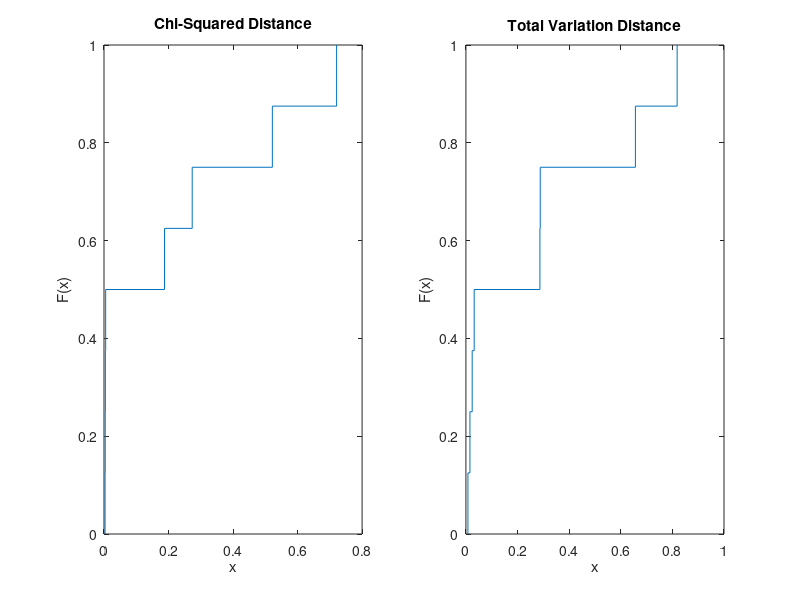

Write MATLAB code to recreate this figure.
clear; clc; close all;
load('data_ready_for_NIASC.mat');


num_states = length(unique_states);
num_actions = length(unique_actions);
num_categories = length(unique_categories);

%%%%%%%%%%%%% GENERATE MAX-ENT IRL REWARDS %%%%%%%%%%%
tolerance = 1e-6;
neg_utility = -3;
% if prob < tolerance, u(x,a) = neg utility,
% else, u(x,a) = ln(p(x|a)/min_elem),
% where min_elem is the smallest posterior probability
% p(x|a) that is greater than tolerance.
reward_maxent = zeros(num_categories,num_states*num_actions);

for categ_iter = 1:num_categories
    post_prob = post_prob_80(categ_iter,:);
    min_prob = min(post_prob(post_prob>tolerance));
    for iter = 1:num_states*num_actions
        if post_prob_80(categ_iter,iter)<= tolerance
            reward_maxent(categ_iter,iter) = neg_utility;
        else
            reward_maxent(categ_iter,iter) = log(post_prob_80(categ_iter,iter)/min_prob);
        end

    end
end


%%%%%%%%%%%%%%%%%%%%%%%%%

cond_prob_20_est = zeros(num_categories,num_actions*num_states);
for categ_iter = 1:num_categories
    % reward: each column is u_{\category}(*,a).
    reward = reshape(reward_maxent(categ_iter,:),num_actions,[])';
    for state = 1:num_states
        for action = 1:num_actions
            obs_lkd = cond_prob_80(categ_iter,action:num_actions:(num_states-1)*num_actions+action);
            belief = (obs_lkd.*prior_20(categ_iter))/sum((obs_lkd.*prior_20(categ_iter)));
            [~,optimal_action] = max(belief*reward); % myopic reward
            cond_prob_20_est(categ_iter,(state-1)*num_actions + optimal_action) = cond_prob_20_est(categ_iter,(state-1)*num_actions + optimal_action) + cond_prob_80(categ_iter,(state-1)*num_actions + action) ;
        end
    end
end
% COMPUTE KL DIVERGENCE BETWEEN cond_prob_20_est and cond_prob_20

%cond_prob_20_est(cond_prob_20_est<tolerance) = tolerance; % to eliminate zeros in denominator
cross_log_cond_prob_20 = log(cond_prob_20)./log(cond_prob_20_est);
cross_log_cond_prob_20(isinf(cross_log_cond_prob_20)) = 0;
cross_log_cond_prob_20(isnan(cross_log_cond_prob_20)) = 0;

cross_log_cond_prob_20_est = log(cond_prob_20_est)./log(cond_prob_20);
cross_log_cond_prob_20_est(isinf(cross_log_cond_prob_20_est)) = 0;
cross_log_cond_prob_20_est(isnan(cross_log_cond_prob_20_est)) = 0;


KLdiv_mat = (cross_log_cond_prob_20).*cond_prob_20;
avg_KLdiv_mat_category = sum(KLdiv_mat,2)/num_states;

% TWO SIDED KL-DIVERGENCE
two_sided_KLdiv_mat = 0.5*( (cross_log_cond_prob_20_est).*cond_prob_20_est + (cross_log_cond_prob_20_est).*cond_prob_20_est );
avg_two_sided_KLdiv_mat_category = sum(two_sided_KLdiv_mat,2)/num_states;
% figure();
% stem(avg_KLdiv_mat_category);

% figure();
% ecdf(avg_KLdiv_mat_category);
% 
% title('KL-Divergence');
% 
% figure();
% ecdf(avg_two_sided_KLdiv_mat_category);
% title('Symmetric KL divergence');

% % COMPUTE JENSEN-SHANNON DIVERGENCE (guaranteed to be in [0,1])
% cond_prob_20_avg_est_true = 0.5*(cond_prob_20_est + cond_prob_20);
% 
% % compute cross log of true with (true + est)/2
% cross_log_cond_prob_20_true = log(cond_prob_20)./log(cond_prob_20_avg_est_true);
% cross_log_cond_prob_20_true(isinf(cross_log_cond_prob_20_true)) = 0;
% cross_log_cond_prob_20_true(isnan(cross_log_cond_prob_20_true)) = 0;
% 
% % compute cross log of est with (true + est)/2
% cross_log_cond_prob_20_est = log(cond_prob_20_est)./log(cond_prob_20_avg_est_true);
% cross_log_cond_prob_20_est(isinf(cross_log_cond_prob_20_est)) = 0;
% cross_log_cond_prob_20_est(isnan(cross_log_cond_prob_20_est)) = 0;
% 
% 
% 
% Jensen_Shannon_div_mat = 0.5*((cross_log_cond_prob_20_true.*cond_prob_20) + (cross_log_cond_prob_20_est.*cond_prob_20_est));
% avg_Jensen_Shannon_div_category = sum(Jensen_Shannon_div_mat,2)/num_states;
% 
% % figure();
% % stem(avg_Jensen_Shannon_div_category);
% 
% figure();
% ecdf(avg_Jensen_Shannon_div_category);
% title('Jensen-Shannon Divergence');

%%%%%%%%%%%%% Chi-Squared Distance %%%%%%%%%
inv_diff_cond_probs = ones(num_categories,num_states*num_actions)./(cond_prob_20 + cond_prob_20_est);
inv_diff_cond_probs(isinf(inv_diff_cond_probs)) = 0;
inv_diff_cond_probs(isnan(inv_diff_cond_probs)) = 0;


chi_squared_distance = (0.5/num_states)*sum( ((cond_prob_20 - cond_prob_20_est).^2).*inv_diff_cond_probs, 2);

% figure();
% stem(chi_squared_distance);

% figure();
% ecdf(chi_squared_distance);
% title('Chi-Squared Distance');

%%%%%%%% TOTAL VARIATION DISTANCE %%%%%%%%%%%%%%

tvdistance_mat = 0.5*sum(abs(cond_prob_20_est - cond_prob_20),2)/num_states;

% figure();
% ecdf(tvdistance_mat);
% title('TV distance');

figure();
subplot(1,2,1);
ecdf(chi_squared_distance);
title('Chi-Squared Distance');

subplot(1,2,2);
ecdf(tvdistance_mat);
title('Total Variation Distance');



save max_ent_prediction_80_20.mat


